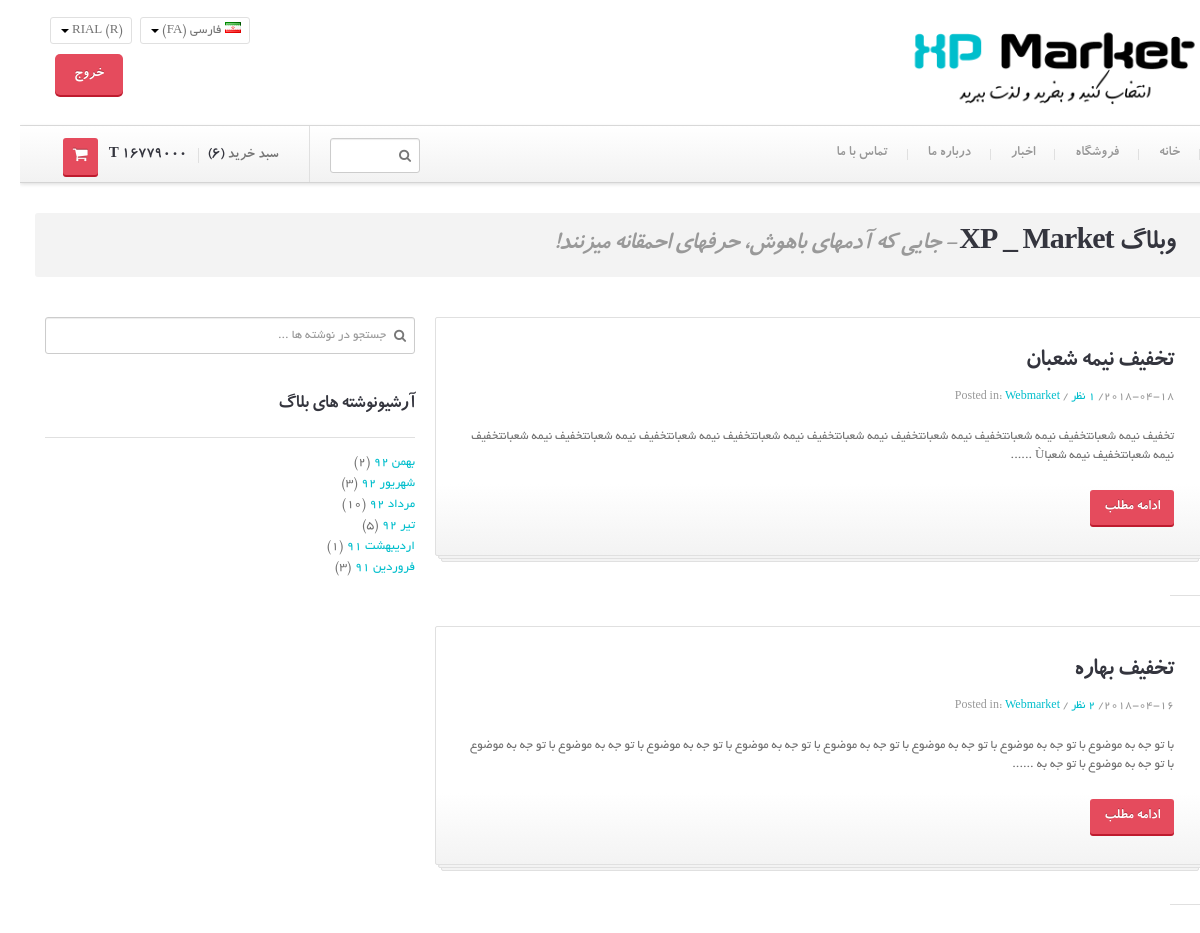
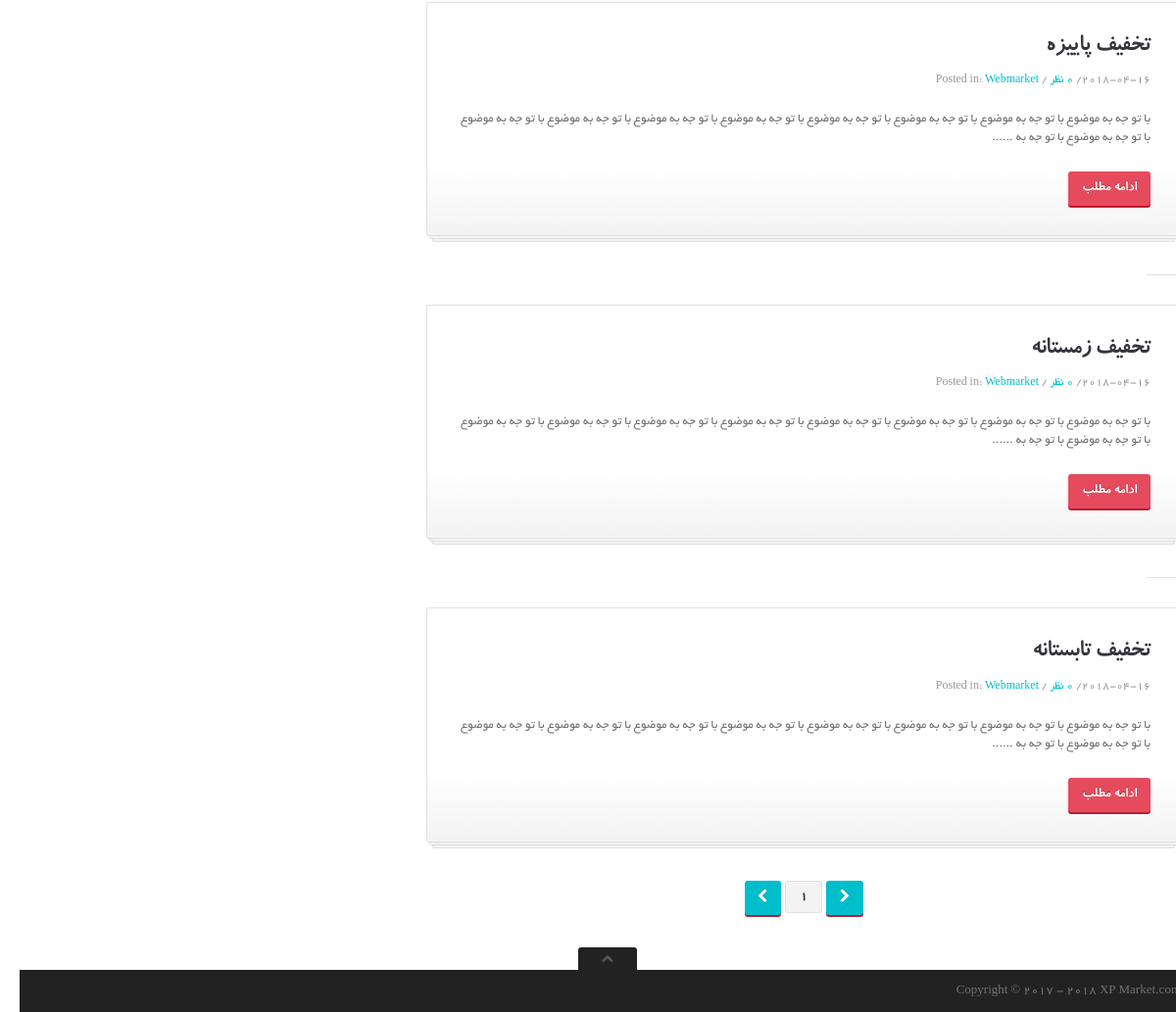
The page /blog.php?pageid=1 (signed in) on the database its author committed (2 pictures, top to bottom).
### tables this page shows
CREATE TABLE IF NOT EXISTS `news` (
  `id` int(11) NOT NULL AUTO_INCREMENT,
  `subject` varchar(200) NOT NULL,
  `content` text NOT NULL,
  `date` date NOT NULL,
  `time` date DEFAULT NULL,
  PRIMARY KEY (`id`)
);

### blog.php (the view, shortened to what this page needs)
<!DOCTYPE html>
 <html class="no-js">
  <head>
    <link href="stylesheets/bootstrap.css" rel="stylesheet">
    <link href="stylesheets/responsive.css" rel="stylesheet">
    <link rel="stylesheet" href="js/rs-plugin/css/settings.css" type="text/css"/>
    <link rel="stylesheet" href="js/jquery-ui-1.10.3/css/smoothness/jquery-ui-1.10.3.custom.min.css" type="text/css"/>
    <link rel="stylesheet" href="js/prettyphoto/css/prettyPhoto.css" type="text/css"/>
    <link href="stylesheets/main.css" rel="stylesheet">
  </head>
  <body class="">
    <div class="master-wrapper">
     <?php
     require("inc/header.php");
      ?>
    <div class="container">
        <div class="push-up top-equal blocks-spacer">
            <div class="row">
                <div class="span12">
                    <div class="title-area">
                        <h1 class="inline"><span class="light">وبلاگ</span> XP _ Market</h1>
                        <h2 class="inline tagline">- جایی که آدمهای باهوش، حرفهای احمقانه میزنند!</h2>
                    </div>
                </div>
                <section class="span8 blog">
                    <?php
                    require("inc/connect.php");
                    $page=$_GET["pageid"];
                    $per_page = 5;
                    $start = ($page-1)*$per_page;
                    $show_pages=("SELECT * FROM `news`");
                    $resu=mysqli_query($sql,$show_pages);
                    $coun = mysqli_num_rows($resu);
                    $news="SELECT * FROM `news` ORDER BY id DESC limit $start,$per_page";
                    $result=mysqli_query($sql,$news);
                    if(mysqli_num_rows($result)>0){
                        while($row=mysqli_fetch_assoc($result)){
                            $idc=$row["id"];
                            $counter="SELECT count(id) as counter from `comment_news` where news_id='$idc'";
                            $re=mysqli_query($sql,$counter);
                            $r=mysqli_fetch_assoc($re);
                    echo'<article class="post format-standard sticky">
                        <div class="post-inner">
                            <div class="post-title">
                            	<h2><a href="blog-single.php?newsid='.$row["id"].'">'.$row["subject"].'</a></h2>
                            	<div class="metadata">
                            	    '.$row["date"].'/
                            	    <a href="#">'.$r["counter"].' نظر </a> /
                            	    Posted in: <a rel="category tag" title="View all posts in aciform" href="#">Webmarket</a>
                            	</div>
                            </div>
                            <p class="push-down-25">'.substr($row["content"],0,299).' ......</p>
                            <a href="blog-single.php?newsid='.$row["id"].'" class="btn btn-primary bold higher">ادامه مطلب</a>
                        </div>
                    </article>';
                             }
                         }
                    ?>
                    <div class="pagination" style="text-align: center;">
                        <ul>
                            <li><a href="#" class="btn btn-primary"><span class="icon-chevron-left"></span></a></li>
                            <?php
                            $allpages = ceil($coun / $per_page);
                            for($i = 1 ; $i <= $allpages ; $i++) {
                                if($page==$i) {
                                    echo '<li class="active"><a href = "blog.php?pageid=' . $i . '" > ' . $i . '</a ></li>';
                                }else{
                                    echo '<li><a href = "blog.php?pageid=' . $i . '" > ' . $i . '</a ></li>';
                                }
                            }
                            ?>
                            <li><a href="#" class="btn btn-primary"><span class="icon-chevron-right"></span></a></li>
                        </ul>
                    </div>
                </section>
                <aside class="span4 right-sidebar">
                    <div class="sidebar-item widget_search">
                        <form class="form" action="blog-search.php" id="searchform" method="get" role="search">
                            <input type="text" id="appendedInputButton" class="input-block-level" name="search" placeholder="جستجو در نوشته ها ...">
                            <button type="submit">
                                <i class="icon-search"></i>
                            </button>
                        </form>
                    </div>
                    <div class="sidebar-item widget_archive">
                        <div class="underlined">
                            <h3><span class="light">آرشیو</span>نوشته های بلاگ</h3>
                        </div>
                        <ul>
                            <li><a title="بهمن 92" href="http://localhost/themeforest/wp-theme/2013/02/">بهمن 92</a>&nbsp;(2)</li>
                            <li><a title="شهریور 92" href="http://localhost/themeforest/wp-theme/2008/09/">شهریور 92</a>&nbsp;(3)</li>
                            <li><a title="مرداد 92" href="http://localhost/themeforest/wp-theme/2008/06/">مرداد 92</a>&nbsp;(10)</li>
                            <li><a title="تیر 92" href="http://localhost/themeforest/wp-theme/2008/05/">تیر 92</a>&nbsp;(5)</li>
                            <li><a title="اردیبهشت 91" href="http://localhost/themeforest/wp-theme/2008/04/">اردیبهشت 91</a>&nbsp;(1)</li>
                            <li><a title="فروردین 91" href="http://localhost/themeforest/wp-theme/2008/03/">فروردین 91</a>&nbsp;(3)</li>
                        </ul>
                    </div>
                </aside>
            </div>
        </div>
    </div>
     <?php
      require("inc/footer.php");
     ?>
    </div>
  </body>
</html>

### stylesheets/responsive.css (style rules this page uses)
.input-block-level { display: block; width: 100%; min-height: 37px; -webkit-box-sizing: border-box; -moz-box-sizing: border-box; box-sizing: border-box; }
@media (min-width: 1200px) { .row { *zoom: 1; margin-left: -30px; } }
@media (min-width: 1200px) { .row:before, .row:after { display: table; content: ""; line-height: 0; } }
@media (min-width: 1200px) { .row:after { clear: both; } }
@media (min-width: 1200px) { [class*="span"] { float: right; min-height: 1px; margin-left: 20px; } }
@media (min-width: 1200px) { .container, .navbar-static-top .container, .navbar-fixed-top .container, .navbar-fixed-bottom .container { width: 1170px; } }
@media (min-width: 1200px) { .span12 { width: 1170px; } }
@media (min-width: 1200px) { .span8 { width: 770px; } }
@media (min-width: 1200px) { .span4 { width: 370px; } }
@media (min-width: 1200px) { input, textarea, .uneditable-input { margin-left: 0; } }

### rows shown on the page
news: subject "تخفیف نیمه شعبان", date "2018-04-18", counter "1", content "تخفیف نیمه شعبانتخفیف نیمه شعبانتخفیف نیمه شعبانتخفیف نیمه شعبانتخفیف نیمه شعبانتخفیف نیمه شعبانتخفیف نیمه شعبانتخفیف نیمه شعبانتخفیف نیمه شعبانتخفیف نیمه شعباÙ"
news: subject "تخفیف بهاره", date "2018-04-16", counter "2", content "با تو جه به موضوع با تو جه به موضوع با تو جه به موضوع با تو جه به موضوع با تو جه به موضوع با تو جه به موضوع با تو جه به موضوع با تو جه به موضوع با تو جه به موضوع با تو جه به"
news: subject "تخفیف پاییزه", date "2018-04-16", counter "0", content "با تو جه به موضوع با تو جه به موضوع با تو جه به موضوع با تو جه به موضوع با تو جه به موضوع با تو جه به موضوع با تو جه به موضوع با تو جه به موضوع با تو جه به موضوع با تو جه به"
news: subject "تخفیف زمستانه", date "2018-04-16", counter "0", content "با تو جه به موضوع با تو جه به موضوع با تو جه به موضوع با تو جه به موضوع با تو جه به موضوع با تو جه به موضوع با تو جه به موضوع با تو جه به موضوع با تو جه به موضوع با تو جه به"
news: subject "تخفیف تابستانه", date "2018-04-16", counter "0", content "با تو جه به موضوع با تو جه به موضوع با تو جه به موضوع با تو جه به موضوع با تو جه به موضوع با تو جه به موضوع با تو جه به موضوع با تو جه به موضوع با تو جه به موضوع با تو جه به"
